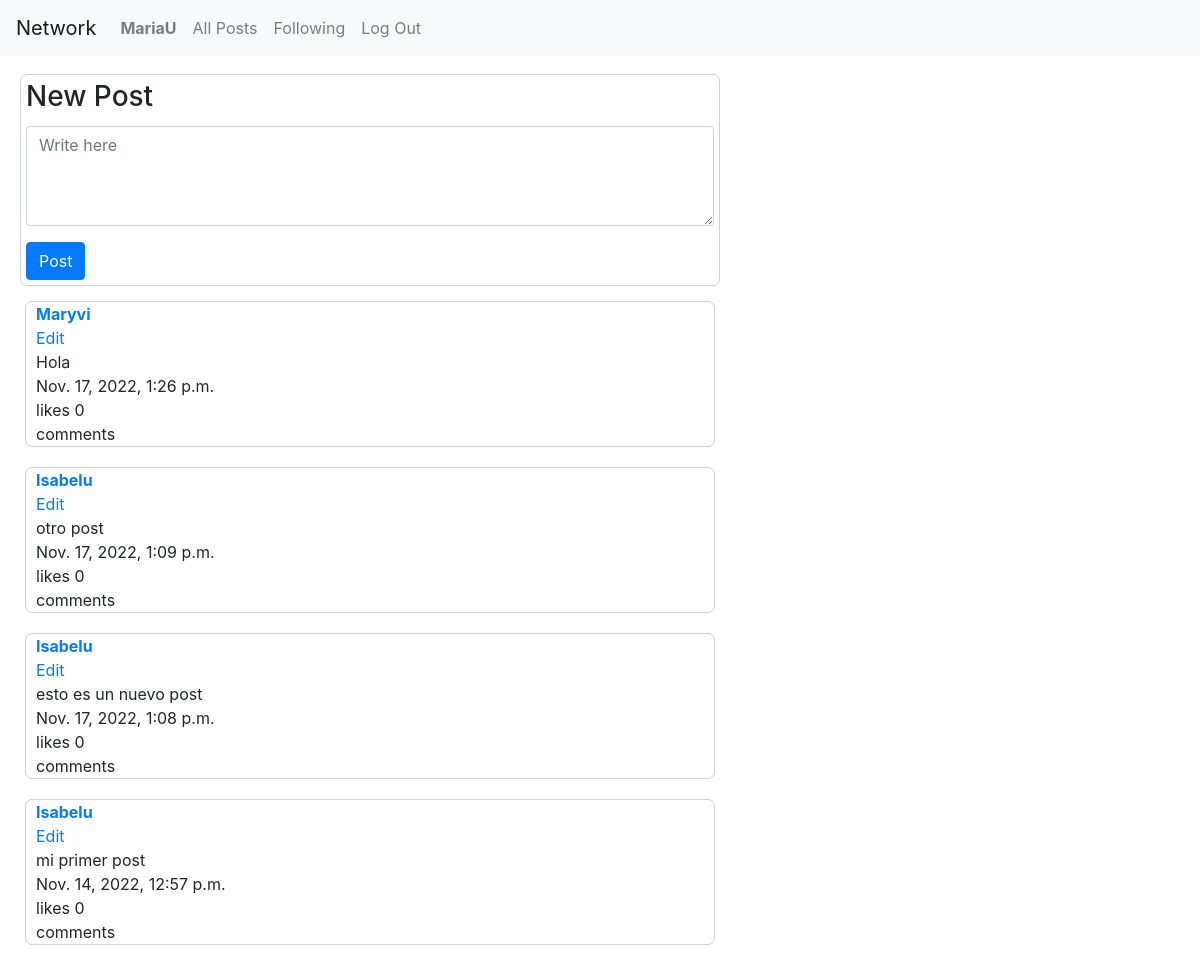
Before: / (signed in) with the older database file.
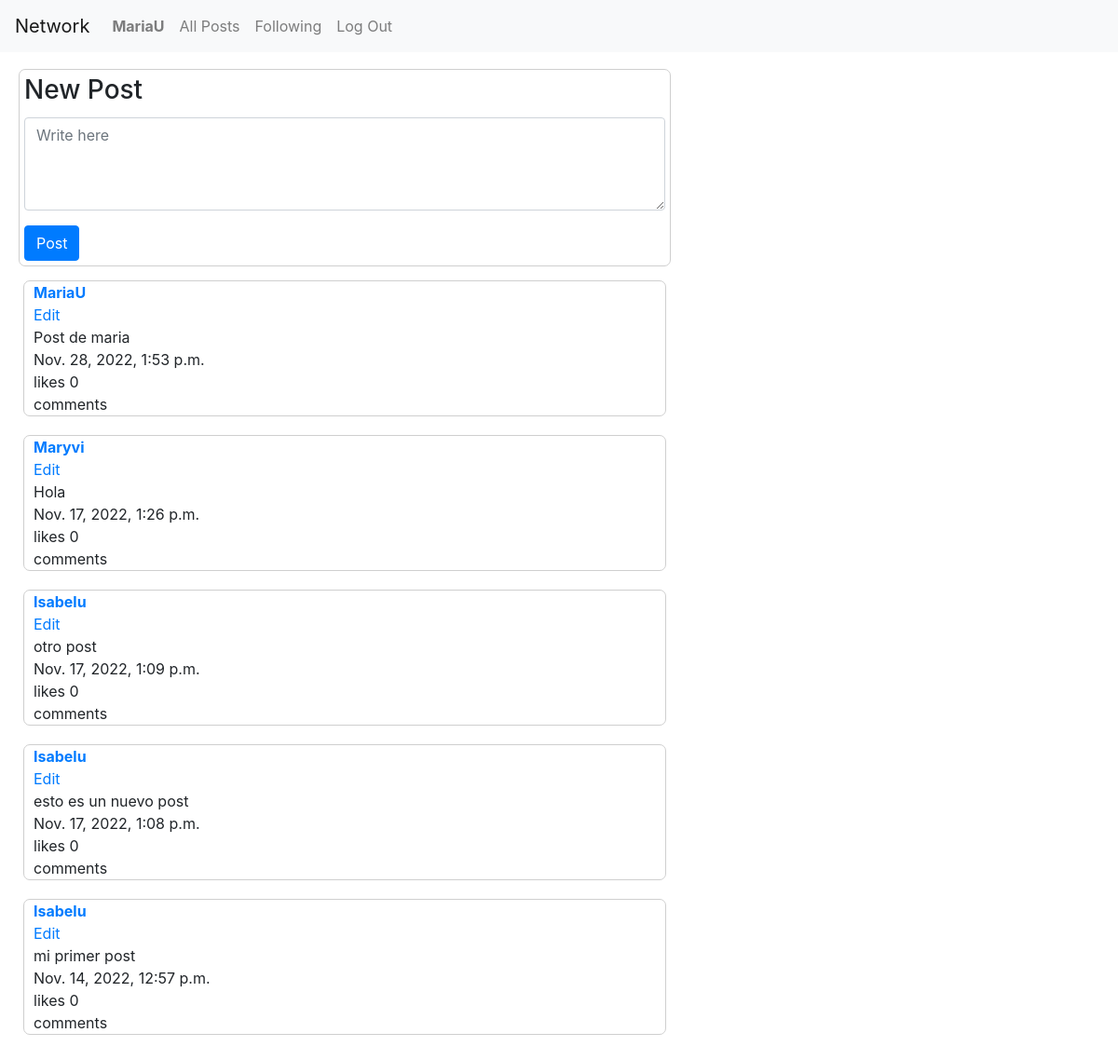
After: the same page with the newer database file.
### network/models.py (models this page shows, shortened)
class Post(models.Model):
    text = models.TextField(blank = True)
    date_creation = models.DateTimeField(auto_now_add=True)
    date_update = models.DateTimeField(auto_now=True)
    user = models.ForeignKey(User, on_delete=models.CASCADE, related_name="posted_by")

class User(AbstractUser):
    pass
    date_creation = models.DateTimeField(auto_now_add=True, null=True)
    date_update = models.DateTimeField(auto_now=True, null=True)

### network/views.py (the view)
# urls.py: path("", views.index, name="index"),
def index(request):
    return render(request, "network/index.html", {
           "posts": Post.objects.all().order_by('-date_creation'),
           "show_new_post": True
        })

### network/templates/network/index.html (shortened to what this page needs)
{% extends "network/layout.html" %}
{% load static %}
{% block body %}
{% if user.is_authenticated %}
<div class="contenedor-principal">
  {% if show_new_post %}
  <div class="contenedor-post">
    <h1>New Post</h1>
    <form action="{% url 'new_post' %}" method="post">
      <div class="form-group">
        <textarea class="form-control" style="height: 100px; margin-top: 12px;" name="text"
          placeholder="Write here"></textarea>
      </div>
      <input class="btn btn-primary" type="submit" value="Post">
    </form>
  </div>
  {% endif %}
  <div class="contenedor-lista-posts">
    {% for post in posts %}
    <div class="contenedor-post-anterior">
      <div class="contenedor-usuario-post">
        <a href="{% url 'profile' post.user.id %}">{{ post.user.username }}</a>
      </div>
      <div class="contenedor-edit">
        <a href="{% url 'index' %}" onclick="return false;">Edit</a>
      </div>
      <div class="contenedor-text-post">
        {{ post.text }} <br>
        {{ post.date_creation }}
      </div>
      <div class="contenedor-likes">likes 0</div>
      <div class="contenedor-comments-post">
        comments
      </div>
    </div>
    {% endfor %}
  </div>
  {% endif %}
</div>
{% endblock %}

Changed rows visible on the page:
added Post: user.username "MariaU", text "Post de maria", date_creation "Nov. 28, 2022, 1:53 p.m."
